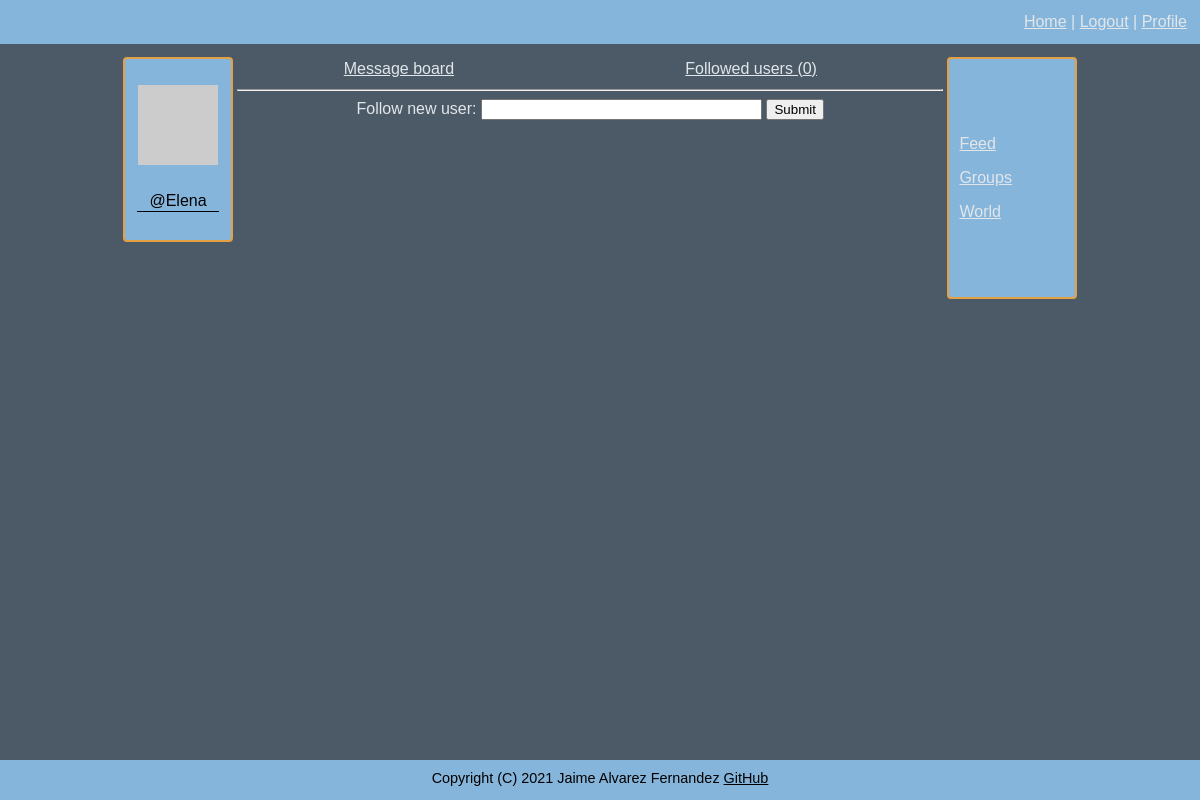
The page /following (signed in) on the database as committed earlier.
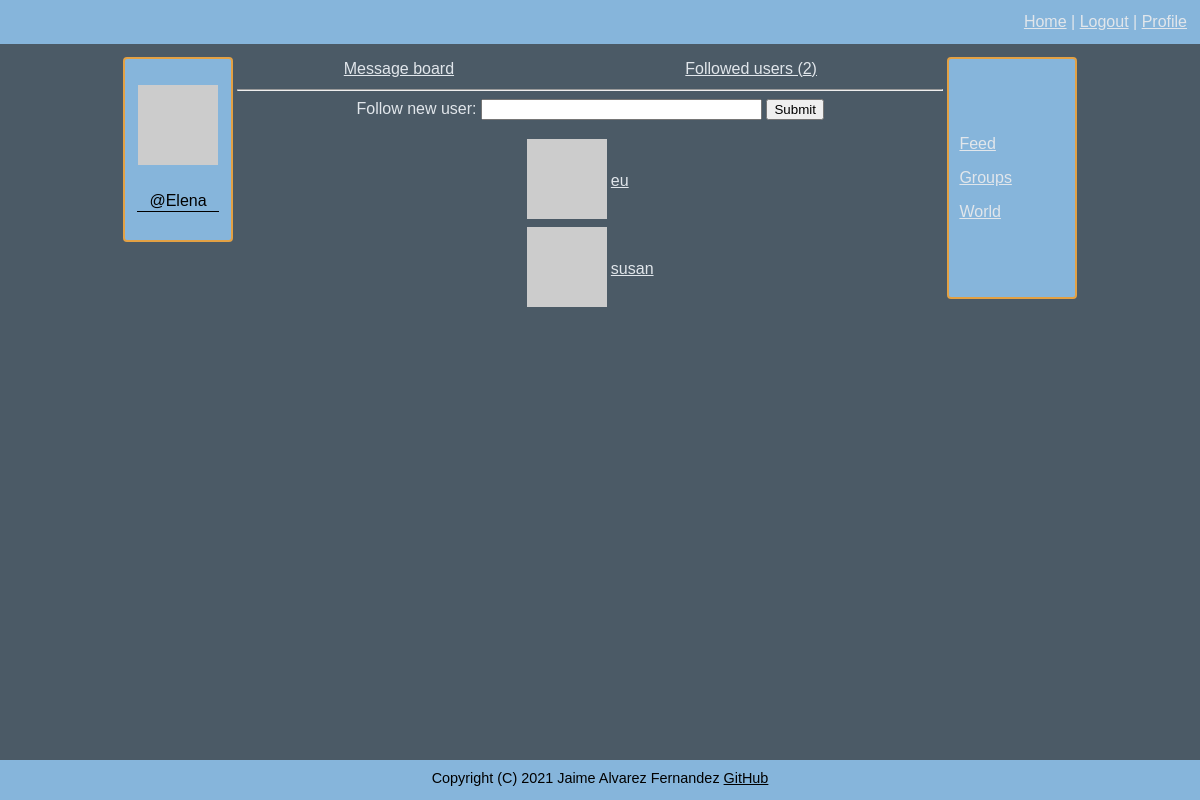
The same page on the database as committed later.
### connect/models.py (models this page shows, shortened)
class User(UserMixin, db.Model):
    id = db.Column(db.Integer, primary_key=True)
    username = db.Column(db.String(64), index=True, unique=True)
    email = db.Column(db.String(120), index=True, unique=True)
    nickname = db.Column(db.String(64))
    password = db.Column(db.String(128))
    about_me = db.Column(db.String(140))
    location = db.Column(db.String(64))
    website = db.Column(db.String(120))
    last_seen = db.Column(db.DateTime, default=datetime.datetime.utcnow)
    follower_bio = db.Column(db.Boolean, default=False)
    posts = db.relationship('Posts', backref='author', lazy='dynamic')
    reply = db.relationship('Reply', backref='author', lazy='dynamic')
    followed = db.relationship('User',
                               secondary=followers,
                               primaryjoin=(followers.c.follower_id == id),
                               secondaryjoin=(followers.c.followed_id == id),
                               backref=db.backref('followers', lazy='dynamic'), lazy='dynamic')
    starred = db.relationship('Posts',
                              secondary=stars,
                              backref=db.backref('awarded_stars', lazy='dynamic'), lazy='dynamic')
    starred_reply = db.relationship('Reply',
                                    secondary=stars_reply,
                                    backref=db.backref('awarded_stars_reply', lazy='dynamic'), lazy='dynamic')
    def avatar(self, size):
        digest = md5(self.email.lower().encode('utf-8')).hexdigest()
        return f'https://www.gravatar.com/avatar/{digest}?d=identicon&s={size}'
    def followed_users(self):
        return self.followed

### connect/routing.py (the view, shortened to what this page needs)
@app.route('/following', methods=['GET', 'POST'])
@flask_login.login_required
def following():
    form = forms.AddFriend()
    empty_form = forms.EmptyForm()
    all_follow = flask_login.current_user.followed_users().all()
    return flask.render_template('feed.html', friends=all_follow, title='Feed', form=form, e_form=empty_form)

### connect/forms.py (shortened to what this page needs)
class AddFriend(FlaskForm):
    friend_id = wtforms.StringField('Follow new user', validators=[validators.DataRequired()])
    submit = wtforms.SubmitField('Submit')

class EmptyForm(FlaskForm):
    submit = wtforms.SubmitField('Submit')

### connect/models.py (called while the page is built)
@login.user_loader
def load_user(user_id):
    return User.query.get(int(user_id))

### connect/routing.py (called while the page is built)
@app.before_request
def before_request():
    if flask_login.current_user.is_authenticated:
        flask_login.current_user.last_seen = datetime.datetime.utcnow()
        db.session.commit()

### connect/templates/feed.html
{% extends "general_template.html" %}
{% block content %}
<table width="100%">
    <tr>
        <td align="center">
            <a href="{{ url_for('feed') }}">Message board</a>
        </td>
        <td align="center">
            <a href="{{ url_for('following') }}">Followed users ({{ current_user.followed.count() }})</a>
        </td>
    </tr>
</table>
<hr>
{% if request.endpoint == 'feed' %}
    <form action="" method="post" novalidate>
        {{ form.hidden_tag() }}
        <table>
            <tr>
                <td>
                    {{ form.message.label }}:
                </td>
                <td>
                    {{ form.message(cols=100, rows=1, autocomplete=off) }}
                </td>
            </tr>
            <tr>
                <td>
                </td>
                <td align="right">
                    {% for error in form.message.errors %}
                    <span style="color: red;">[{{ error }}]</span>
                    {% endfor %}
                    {{ form.submit() }} <input type="reset" value="Clear">
                </td>
            </tr>
        </table>
    </form>
    <p>
    {% include 'sub_templates/_posts.html' %}
    </p>
{% else %}
    {% include 'sub_templates/_followed_users.html' %}
{% endif %}
{% endblock %}

### connect/templates/sub_templates/_followed_users.html (shortened to what this page needs)
<div>
        <form action="" method="post" novalidate>
            {{ form.friend_id.label }}:
            {{ form.friend_id(size=32, autocomplete=off) }}
            {{ form.submit() }}<br>
        </form>
</div>
<p>
    <div>
        <table>
            {% for friend in friends %}
                <tr>
                    <td><img src="{{ friend.avatar(36) }}"></td>
                    <td><a href="{{ url_for('user_messages', username=friend.username) }}">{{ friend.username }}</a></td>
                </tr>
            {% endfor %}
        </table>
    </div>
</p>

Rows that differ between the two databases and show on the page:
now on this page (row unchanged): User: username "eu"
now on this page (row edited): User: username "susan"
Other text that changed with them:
{{ current_user.followed.count() }}: "0" → "2"
